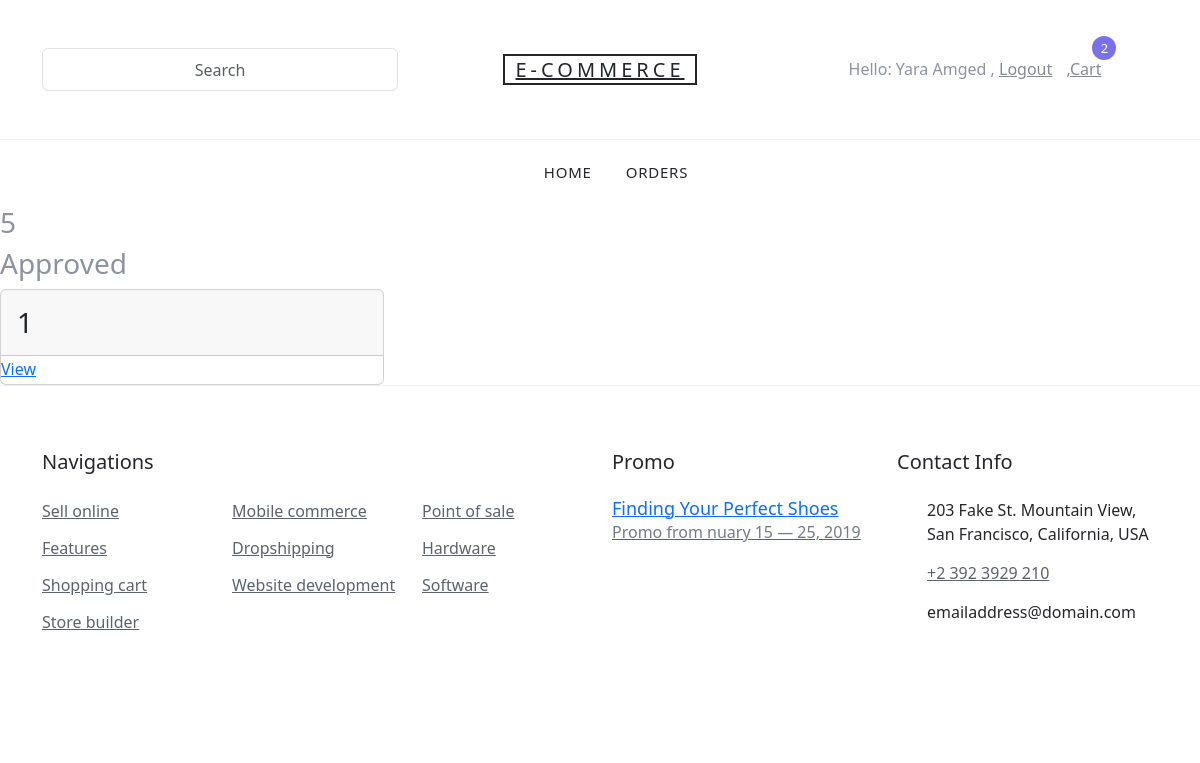
Screenshot of /orders/5 (signed in) with the database file from the repository.
### user/models.py (models this page shows, shortened)
class User(AbstractUser):
    username = None
    fullName = models.CharField(max_length=200)
    email = models.EmailField(
        max_length=200,
        unique=True,
    )
    objects = UserManager()
    REQUIRED_FIELDS = []
    USERNAME_FIELD = "email"

### order/models.py (models this page shows, shortened)
class Order(models.Model):
    STATUS_CHOICES = [
        ("Pending", "Pending"),
        ("Approved", "Approved"),
        ("Declined", "Declined"),
        ("Shipped", "Shipped"),
        ("Delivered", "Delivered"),
    ]
    createdAt = models.DateTimeField(auto_now_add=True)
    totalPrice = models.DecimalField(decimal_places=2, max_digits=10)
    customerId = models.ForeignKey(User, on_delete=models.CASCADE)
    status = models.CharField(
        max_length=20, choices=STATUS_CHOICES, default="Pending")

class OrderItem(models.Model):
    productId = models.ForeignKey(Product, on_delete=models.CASCADE)
    quantity = models.PositiveIntegerField(default=1)
    orderId = models.ForeignKey(Order, on_delete=models.CASCADE)
    unitPrice = models.DecimalField(decimal_places=2, max_digits=10)

### order/views.py (the view)
# urls.py: path("<int:orderPk>", views.orders_details, name="details"),
def orders_details(request, orderPk):
    order = Order.objects.get(pk=orderPk)
    order.items = OrderItem.objects.filter(orderId=order)
    return render(request, "order-details.html", {"order": order, "cartCount": getUserCartItemsCount(request.user)})

### product/views.py (called while the page is built)
def getUserCartItemsCount(user):
    if user is None:
        return 0
    cart = Cart.objects.get(customer=user)
    return len(CartItem.objects.filter(cart=cart))

### order/templates/order-details.html (shortened to what this page needs)
{% extends "base/base.html" %} {% block content %}
<h3>{{ order.id }}</h3>
<h3>{{ order.status }}</h3>
<div class="col">
  <div class="row">
    {% for orderItem in order.items %}
    <div class="col-4">
      <div class="card">
        <div class="card-header">
          <h3>{{ orderItem.quantity }}</h3>
        </div>
        <div class="card-actions">
          <a href="{{ product.get_absolute_url }}">View</a>
        </div>
      </div>
    </div>
  </div>
</div>
{% endfor %} {% endblock %}

### core/templates/base/navbar.html (shortened to what this page needs)
    <header class="site-navbar" role="banner">
        <div class="site-navbar-top">
            <div class="container">
                <div class="row align-items-center ">
                    <div class="col-12 col-md-4 order-2 order-md-1 col-sm-6">
                        <form action="/" class="site-block-top-search" >
                            <input type="text" class="form-control text-center p-0" placeholder="Search" name="searchKeyword">
                        </form>
                    </div>
                    <div class="col-12 mb-3 mb-md-0 col-md-4 order-1 order-md-2 text-center">
                        <div class="site-logo">
                            <a href="/" class="js-logo-clone">E-commerce</a>
                        </div>
                    </div>
                    <div class="col-12 col-md-4 order-3 order-md-3 text-right col-sm-6 text-center mt-3">
                        <div class="site-top-icons">
                            <ul>
                                {%if user and user.is_authenticated%}
                                <li><p>Hello: {{user.fullName}} , </p></li>
                                <li><a href="{% url "user:logout" %}">Logout</a></li>
                                <li>
                                    <a href="{% url "user:cart" %}" class="site-cart">
                                        <p>,Cart</p>
                                        <span class="count">
                                            {{cartCount}}
                                        </span>
                                    </a>
                                </li>
                                {%else%}
                                <li><a href="{% url "user:registration" %}">Register</a></li>
                                <li><a href="{% url "user:login" %}">Login</a></li>
                                {%endif%}
                            </ul>
                        </div>
                    </div>
                </div>
            </div>
        </div>
        <nav class="site-navigation text-right text-md-center" role="navigation">
            <div class="container">
                <ul class="site-menu js-clone-nav d-none d-md-block">
                    <li><a href="{% url "product:list" %}">Home</a></li>
                    {%if user and user.is_authenticated%}
                    <li><a href="{% url "order:list" %}">Orders</a></li>
                    {%endif%}
                </ul>
            </div>
        </nav>
    </header>

### core/static/css/style.css (style rules this page uses)
body { line-height: 1.7; color: #8c92a0; font-weight: 300; font-size: 16px; }
a { -webkit-transition: .3s all ease; -o-transition: .3s all ease; transition: .3s all ease; }
.form-control { height: 43px; }
.site-navbar { background: #fff; margin-bottom: 0px; z-index: 1999; position: relative; }
.site-navbar .site-navbar-top { border-bottom: 1px solid #f3f3f4; padding-top: 20px; padding-bottom: 20px; margin-bottom: 0px; }
@media (min-width: 768px) { .site-navbar .site-navbar-top { padding-top: 40px; padding-bottom: 40px; } }
.site-navbar .site-logo a { text-transform: uppercase; color: #25262a; letter-spacing: .2em; font-size: 20px; padding-left: 10px; padding-right: 10px; border: 2px solid #25262a; }
.site-navbar a { color: #868995; }
.site-navbar .site-top-icons ul, .site-navbar .site-top-icons ul li { padding: 0; margin: 0; list-style: none; }
.site-navbar .site-top-icons ul li { display: inline-block; }
.site-navbar .site-top-icons ul li a { margin-right: 10px; }
.site-navbar .site-top-icons ul li a.site-cart { display: block; position: relative; }
.site-navbar .site-top-icons ul li a.site-cart .count { position: absolute; top: 0; right: 0; margin-right: -15px; margin-top: -20px; font-size: 13px; width: 24px; height: 24px; line-height: 24px; border-radius: 50%; display: block; text-align: center; background: #7971ea; color: #fff; -webkit-transition: .2s all ease-in-out; -o-transition: .2s all ease-in-out; transition: .2s all ease-in-out; }
.site-navbar .site-navigation .site-menu { margin-bottom: 0; }
.site-navbar .site-navigation .site-menu a { text-decoration: none !important; font-size: 15px; display: inline-block; }
.site-navbar .site-navigation .site-menu > li { display: inline-block; padding: 10px 5px; }
.site-navbar .site-navigation .site-menu > li > a { padding: 10px 10px; text-transform: uppercase; letter-spacing: .05em; color: #25262a; font-size: 15px; text-decoration: none !important; }
.site-block-top-search { position: relative; }
.site-block-top-search input { padding-left: 40px; -webkit-transition: .3s all ease-in-out; -o-transition: .3s all ease-in-out; transition: .3s all ease-in-out; }

### rows the page displays
User: fullName "Yara Amged"
Order: id "5", status "Approved"
OrderItem: quantity "1"

### other values shown
{{ cartCount }} "2"
